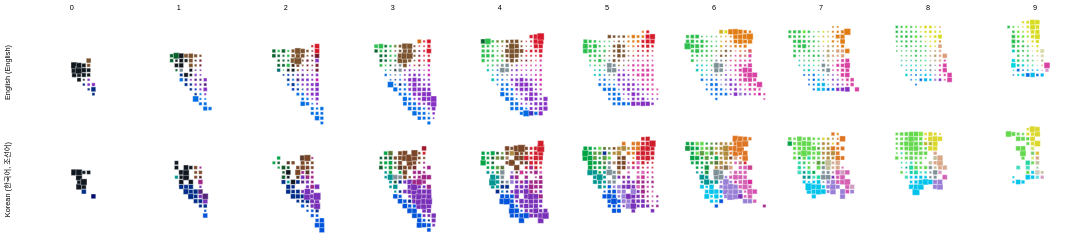

Here is the Vega-Lite specification saved for this chart:
### Vega-Lite specification from a JSON file in a GitHub repository (floating-point values rounded to 4 significant figures; data arrays with more than 128 entries replaced by an {"elided": "..."} marker saying what was removed)
{"$schema": "https://vega.github.io/schema/vega-lite/v3.json", "transform": [{"calculate": "datum.binA + -8", "as": "binA2"}, {"calculate": "datum.binB + -12", "as": "binB2"}, {"calculate": "datum.saliency + 4.760647923290102", "as": "sal"}, {"calculate": "datum.lab", "as": "lab2"}], "config": {"view": {"stroke": null}, "background": "#fff"}, "facet": {"row": {"field": "lang", "type": "ordinal", "header": {"title": null}}, "column": {"field": "binL", "type": "ordinal", "header": {"title": null}}}, "spacing": {"row": -20, "column": -20}, "spec": {"layer": [{"height": 144, "width": 144, "mark": {"type": "square", "strokeWidth": "0.5", "stroke": "white"}, "encoding": {"x": {"field": "binA2", "type": "ordinal", "scale": {"domain": [-12, -11, -10, -9, -8, -7, -6, -5, -4, -3, -2, -1, 0, 1, 2, 3, 4, 5, 6, 7, 8, 9]}, "axis": null}, "y": {"field": "binB2", "type": "ordinal", "scale": {"domain": [9, 8, 7, 6, 5, 4, 3, 2, 1, 0, -1, -2, -3, -4, -5, -6, -7, -8, -9, -10, -11, -12]}, "axis": null}, "detail": {"field": "majorTerm", "type": "nominal"}, "size": {"field": "sal", "type": "quantitative", "scale": {"range": [4, 100], "type": "pow", "exponent": 2.5, "zero": false}, "legend": null}, "opacity": {"condition": {"selection": "bins", "value": 1}, "value": 0}, "color": {"field": "majorTerm", "type": "nominal", "scale": {"domain": ["blue", "green", "purple", "pink", "red", "orange", "yellow", "magenta", "lightblue", "limegreen", "brown", "teal", "skyblue", "turquoise", "lightgreen", "hotpink", "darkblue", "gray", "aqua", "cyan", "yellowgreen", "darkgreen", "lime", "maroon", "lavender", "forestgreen", "indigo", "navyblue", "mintgreen", "gold", "darkpurple", "lightpurple", "mint", "tan", "lilac", "darkpink", "babyblue", "navy", "mustard", "black", "beige", "olive", "mauve", "peach", "burntorange", "periwinkle", "salmon", "burgundy", "lightpink", "coral", "darkbrown", "bluegray", "cream", "darkteal", "darkgray", "white", "보라", "파랑", "연두", "하늘", "초록", "자주", "빨강", "분홍", "연보라", "주황", "청록", "갈", "남", "노랑", "녹", "황토", "풀", "진분홍", "에메랄드", "검정", "다홍", "민트", "회", "핑크", "군청", "진보라", "진녹", "연녹", "고동", "카키", "핫핑크", "옥", "살구", "연갈", "겨자", "올리브", "베이지", "연초록", "연분홍", "적갈", "개나리", "바다", "진초록", "귤", "상아", "연노랑", "연하늘", "진노랑", "짙은분홍", "진하늘", "진빨강", "형광", "살", "금", "레몬", "진갈", "국방", "코랄", "탁한분홍", "진남", "짙은회", "잔디", "옅은갈", "미"], "range": ["rgb(0, 108, 227)", "rgb(45, 190, 77)", "rgb(133, 48, 195)", "rgb(216, 65, 161)", "rgb(215, 24, 42)", "rgb(225, 124, 21)", "rgb(216, 220, 32)", "rgb(203, 21, 167)", "rgb(0, 183, 238)", "rgb(91, 229, 48)", "rgb(122, 82, 45)", "rgb(0, 190, 178)", "rgb(0, 177, 239)", "rgb(0, 207, 199)", "rgb(85, 221, 100)", "rgb(221, 20, 149)", "rgb(0, 50, 197)", "rgb(123, 143, 148)", "rgb(0, 214, 209)", "rgb(0, 214, 225)", "rgb(150, 227, 49)", "rgb(6, 96, 44)", "rgb(112, 229, 55)", "rgb(120, 30, 51)", "rgb(152, 122, 210)", "rgb(12, 106, 47)", "rgb(62, 48, 192)", "rgb(0, 47, 138)", "rgb(0, 224, 148)", "rgb(207, 177, 33)", "rgb(79, 31, 122)", "rgb(169, 93, 212)", "rgb(46, 224, 157)", "rgb(180, 159, 103)", "rgb(159, 126, 214)", "rgb(202, 43, 121)", "rgb(36, 191, 237)", "rgb(0, 42, 129)", "rgb(195, 175, 36)", "rgb(16, 24, 30)", "rgb(189, 180, 135)", "rgb(110, 139, 55)", "rgb(151, 92, 145)", "rgb(218, 158, 123)", "rgb(212, 104, 22)", "rgb(112, 135, 217)", "rgb(212, 112, 109)", "rgb(112, 27, 50)", "rgb(215, 146, 202)", "rgb(216, 97, 96)", "rgb(61, 39, 28)", "rgb(82, 138, 160)", "rgb(213, 216, 165)", "rgb(0, 107, 116)", "rgb(53, 76, 86)", "rgb(200, 229, 219)", "rgb(121, 48, 184)", "rgb(0, 83, 218)", "rgb(100, 216, 78)", "rgb(0, 195, 236)", "rgb(0, 163, 68)", "rgb(159, 37, 135)", "rgb(208, 29, 43)", "rgb(212, 97, 179)", "rgb(153, 127, 214)", "rgb(221, 117, 35)", "rgb(0, 149, 145)", "rgb(121, 70, 39)", "rgb(0, 43, 134)", "rgb(219, 215, 45)", "rgb(24, 148, 64)", "rgb(176, 138, 60)", "rgb(91, 154, 62)", "rgb(205, 51, 146)", "rgb(34, 214, 163)", "rgb(16, 23, 31)", "rgb(209, 44, 66)", "rgb(69, 219, 189)", "rgb(126, 145, 152)", "rgb(214, 77, 181)", "rgb(14, 47, 142)", "rgb(82, 37, 121)", "rgb(19, 87, 42)", "rgb(118, 204, 111)", "rgb(89, 58, 39)", "rgb(91, 114, 55)", "rgb(212, 41, 154)", "rgb(11, 204, 171)", "rgb(216, 166, 135)", "rgb(162, 126, 93)", "rgb(187, 180, 47)", "rgb(114, 137, 59)", "rgb(194, 189, 154)", "rgb(72, 203, 120)", "rgb(211, 157, 195)", "rgb(119, 46, 42)", "rgb(223, 193, 46)", "rgb(0, 119, 204)", "rgb(0, 88, 47)", "rgb(222, 155, 45)", "rgb(172, 201, 168)", "rgb(208, 230, 107)", "rgb(103, 217, 234)", "rgb(225, 194, 29)", "rgb(203, 61, 137)", "rgb(0, 152, 235)", "rgb(158, 22, 40)", "rgb(129, 231, 72)", "rgb(215, 173, 149)", "rgb(171, 161, 55)", "rgb(209, 230, 101)", "rgb(76, 36, 31)", "rgb(56, 89, 51)", "rgb(193, 126, 126)", "rgb(180, 130, 159)", "rgb(0, 11, 112)", "rgb(55, 86, 95)", "rgb(101, 178, 64)", "rgb(136, 116, 80)", "rgb(204, 205, 193)"]}, "legend": null}}}, {"height": 144, "width": 144, "selection": {"bins": {"type": "single", "fields": ["majorTerm"], "on": "mouseover"}}, "mark": "square", "encoding": {"x": {"field": "binA2", "type": "ordinal", "scale": {"domain": [-12, -11, -10, -9, -8, -7, -6, -5, -4, -3, -2, -1, 0, 1, 2, 3, 4, 5, 6, 7, 8, 9]}, "axis": null}, "y": {"field": "binB2", "type": "ordinal", "scale": {"domain": [9, 8, 7, 6, 5, 4, 3, 2, 1, 0, -1, -2, -3, -4, -5, -6, -7, -8, -9, -10, -11, -12]}, "axis": null}, "opacity": {"value": 0}, "size": {"value": 81}, "tooltip": [{"field": "majorTerm", "type": "nominal", "title": "Max Prob. Term"}, {"field": "lab", "type": "nominal", "title": "Lab (L,a,b)"}]}}], "resolve": {"scale": {"color": "independent"}}}, "data": {"values": {"elided": "2162 records"}}}
